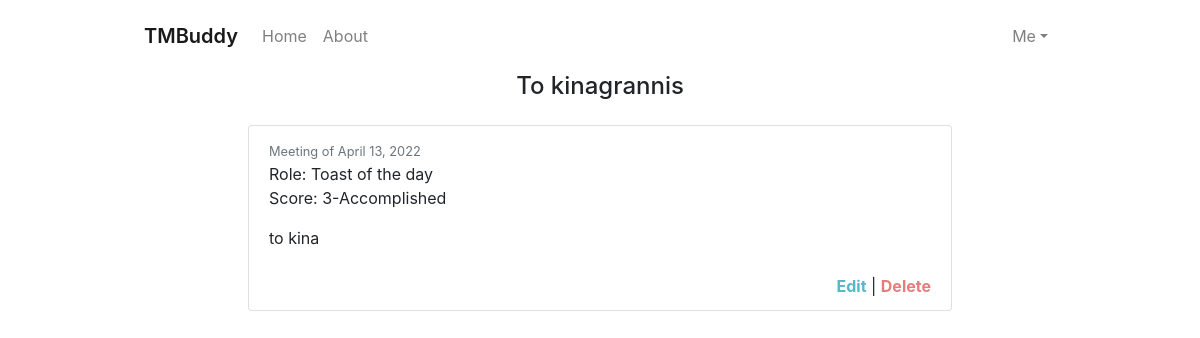
The page /given-feedback/kailicen/ (signed in) on the database its author committed.
### users/models.py (models this page shows, shortened)
class Profile(models.Model):
    user = models.OneToOneField(User, related_name='profile', on_delete=models.CASCADE)
    goal = models.CharField(max_length=200, null=True)
    buddy = models.ForeignKey(User, null=True, related_name='buddy', on_delete=models.CASCADE)

### tmbuddy/models.py (models this page shows, shortened)
class BuddyFeedback(models.Model):
    content = models.TextField()
    role = models.CharField(max_length=50, choices=ROLE_CHOICES)
    score = models.CharField(max_length=50, choices=SCORE_CHOICES)
    meeting_date = models.DateField()
    from_user = models.ForeignKey(User, related_name='given_feedback', on_delete=models.CASCADE)
    to_user = models.ForeignKey(User, related_name='received_feedback', on_delete=models.CASCADE)
    class Meta:
        ordering = ['-meeting_date']

### tmbuddy/views.py (the view)
# urls.py: path('given-feedback/<str:username>/', GivenFeedbackListView.as_view(), name='user-given-feedback'),
class GivenFeedbackListView(LoginRequiredMixin, ListView):
    model = BuddyFeedback
    template_name = 'tmbuddy/user_given_feedback.html'
    context_object_name = 'feedbacks'
    paginate_by = 10
    def get_queryset(self):
        return BuddyFeedback.objects.filter(from_user=self.request.user).filter(to_user=self.request.user.profile.buddy)

### tmbuddy/templates/tmbuddy/user_given_feedback.html (shortened to what this page needs)
{% extends "tmbuddy/base.html" %} {% block content %}
<div class="d-flex flex-column p-2 restraint-flex">
    <h4 class="mb-4">To {{ user.profile.buddy }}</h4>
    {% for feedback in feedbacks %}
    <ul class="list-group">
        <li class="list-group-item borderless mb-3">
          <small class="text-muted">Meeting of {{ feedback.meeting_date }}</small>
          <p>Role: {{ feedback.role }}
          <br/>Score: {{ feedback.score }}</p>
          {{ feedback.content | linebreaksbr }}
          <br/><br/><div class="edit-delete">
          <a class="btn-edit" href="{% url 'feedback-update' feedback.id %}"
          ><b>Edit</b></a
        >
        |
        <a class="btn-delete" href="{% url 'feedback-delete' feedback.id %}"
          ><b>Delete</b></a
        >
          </div>
        </li>
    </ul>
    {% endfor %}
</div>
{% endblock content %}

### tmbuddy/static/css/main.css (style rules this page uses)
.restraint-flex { max-width: 45em; margin: 0 auto; align-items: center; }
.list-group { width: 100%; }
a.btn-edit { color: rgba(23, 162, 183, 0.75); }
a.btn-delete { color: rgba(217, 83, 79, 0.75); }
.edit-delete { float: right; }

### rows shown on the page
BuddyFeedback: meeting_date "April 13, 2022", role "Toast of the day", score "3-Accomplished", content "to kina"

### other values the page prints
{{ user.profile.buddy }} "kinagrannis"
